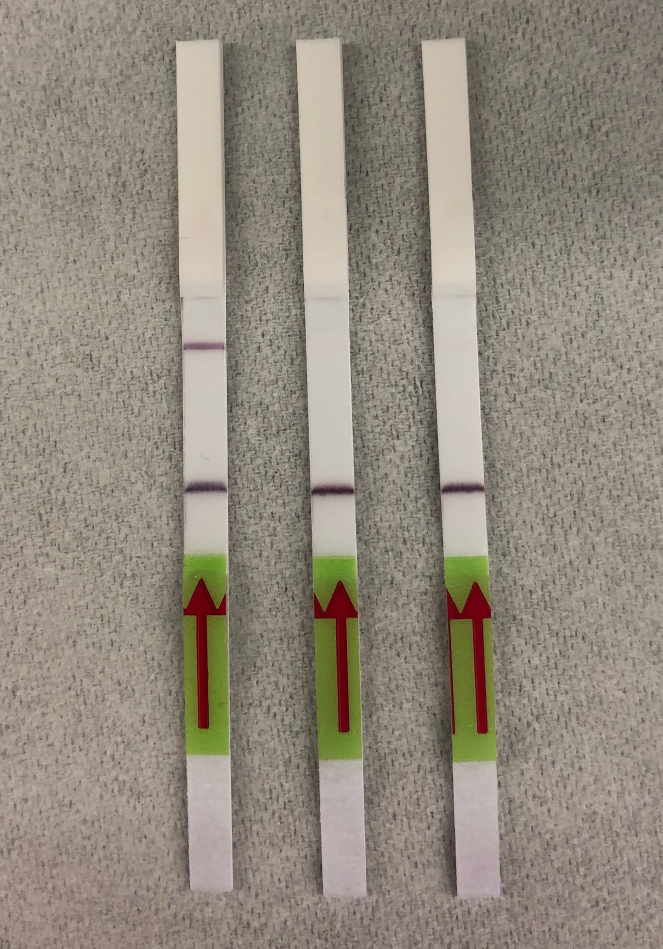
#> input picture notebooks/images/strips6.jpg, 1988 x 2846 px (shown at 1/3 size)
$ jupyter execute 'Strip Detection v1.ipynb'
#> lines starting #> are read from the running program, lines starting #| are printed output that depends on the picture; after the words box and inside, x2 and y2 are one past the last pixel; in counts of white or black regions, pixels touching at a corner belong together
[cell 1]
import cv2
import imutils
import numpy as np
from matplotlib import pyplot as plt

plt.rcParams['figure.figsize'] = [10, 10]

[cell 2]
# image = cv2.imread('shapes_and_colors.png')
# image = cv2.imread('strips5.png')
image = cv2.imread('images/strips6.jpg')
#> image is the input picture: shape (2846, 1988, 3); mean B, G, R 125.8, 138.3, 146.6
# image = cv2.medianBlur(image, 5)
image = cv2.GaussianBlur(image,(5,5),0)
# image = cv2.bilateralFilter(image, 9, 75, 75)

hsv = cv2.cvtColor(image, cv2.COLOR_BGR2HSV)
#> hsv: shape (2846, 1988, 3); mean H, S, V 20.4, 39.3, 147.2
plt.imshow(hsv)

[cell 3]
lower_red = np.array([0,50,50])
upper_red = np.array([10,255,255])
mask1 = cv2.inRange(hsv, lower_red, upper_red)
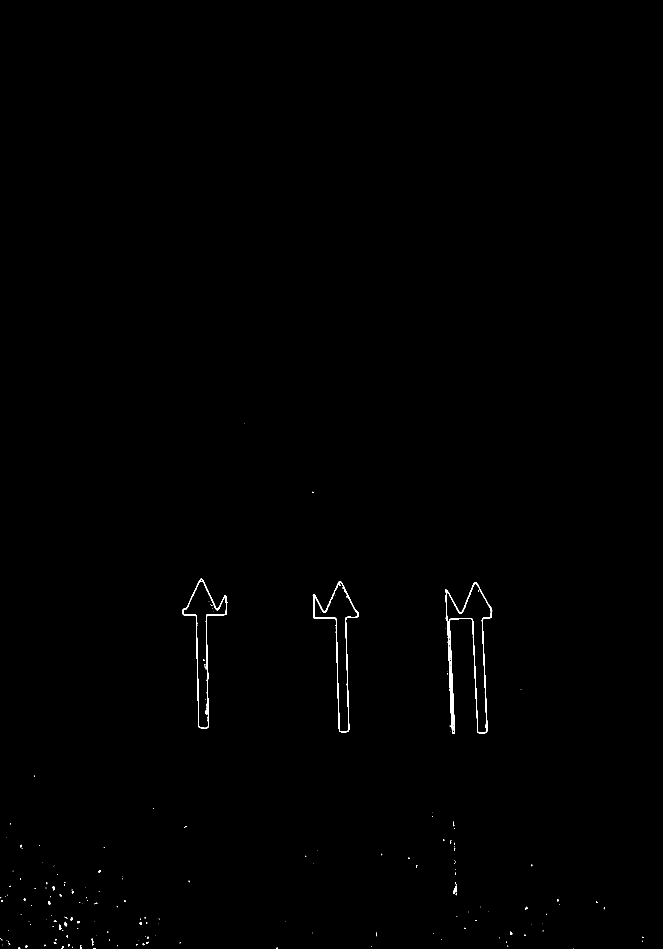
#> mask1: shape (2846, 1988) (shown at 1/3 size); 0.26% white; 193 white regions (161 under 20 px), largest, box (x1, y1, x2, y2) and area: (1335, 1746, 1477, 2202) 6085, (938, 1744, 1076, 2197) 3296, (547, 1736, 682, 2185) 3146

lower_red = np.array([170,50,50])
upper_red = np.array([180,255,255])
mask2 = cv2.inRange(hsv, lower_red, upper_red)
#> mask2: shape (2846, 1988); 0.88% white; 63 white regions (40 under 20 px), largest, box (x1, y1, x2, y2) and area: (1340, 1750, 1473, 2198) 16266, (943, 1748, 1072, 2195) 15748, (551, 1739, 678, 2184) 15276

red_mask = mask1 + mask2
#> red_mask: shape (2846, 1988); 1.1% white; 219 white regions (172 under 20 px), largest, box (x1, y1, x2, y2) and area: (1335, 1746, 1477, 2202) 22669, (938, 1744, 1076, 2197) 19065, (547, 1736, 682, 2185) 18507

lower_green = np.array([20,50,50])
upper_green = np.array([90,255,255])
green_mask = cv2.inRange(hsv, lower_green, upper_green)
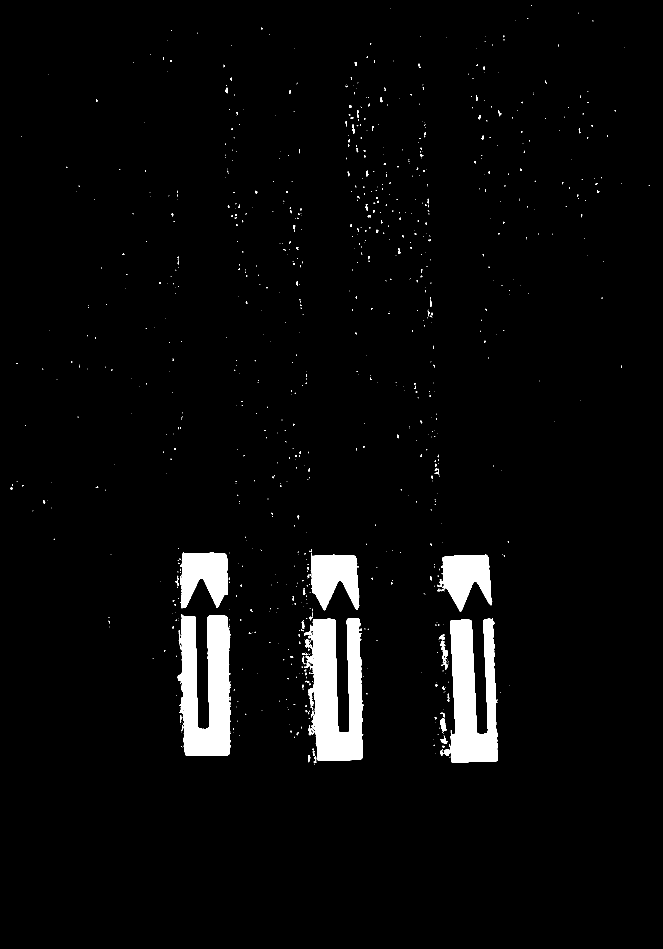
#> green_mask: shape (2846, 1988) (shown at 1/3 size); 3.6% white; 999 white regions (869 under 20 px), largest, box (x1, y1, x2, y2) and area: (912, 1854, 1090, 2283) 49431, (533, 1842, 692, 2267) 47495, (1347, 1854, 1494, 2289) 43260

mask = red_mask + green_mask
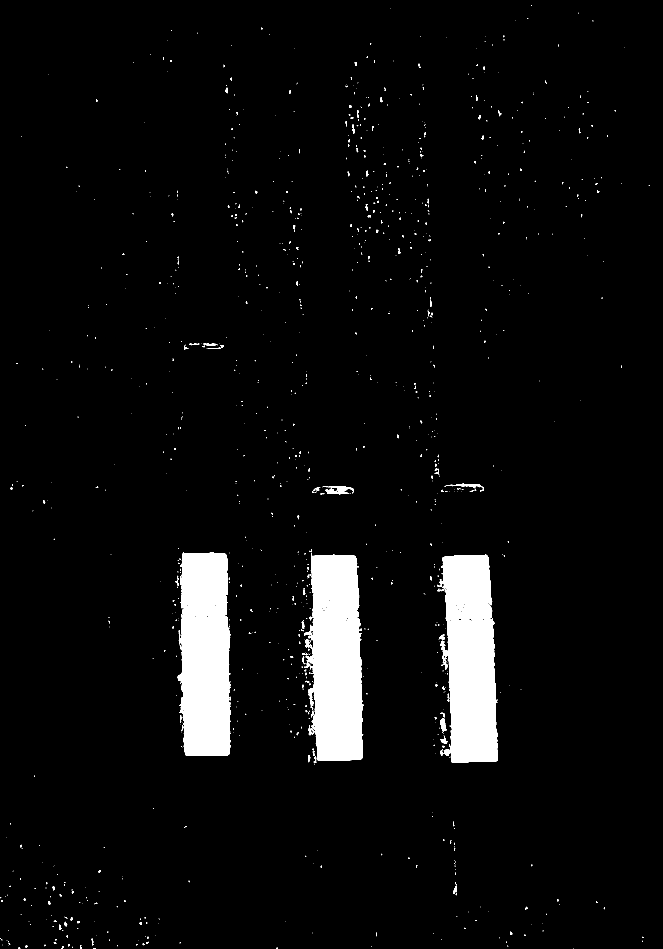
#> mask: shape (2846, 1988) (shown at 1/3 size); 4.7% white; 1212 white regions (1040 under 20 px)

res = cv2.bitwise_and(image, image, mask = mask)
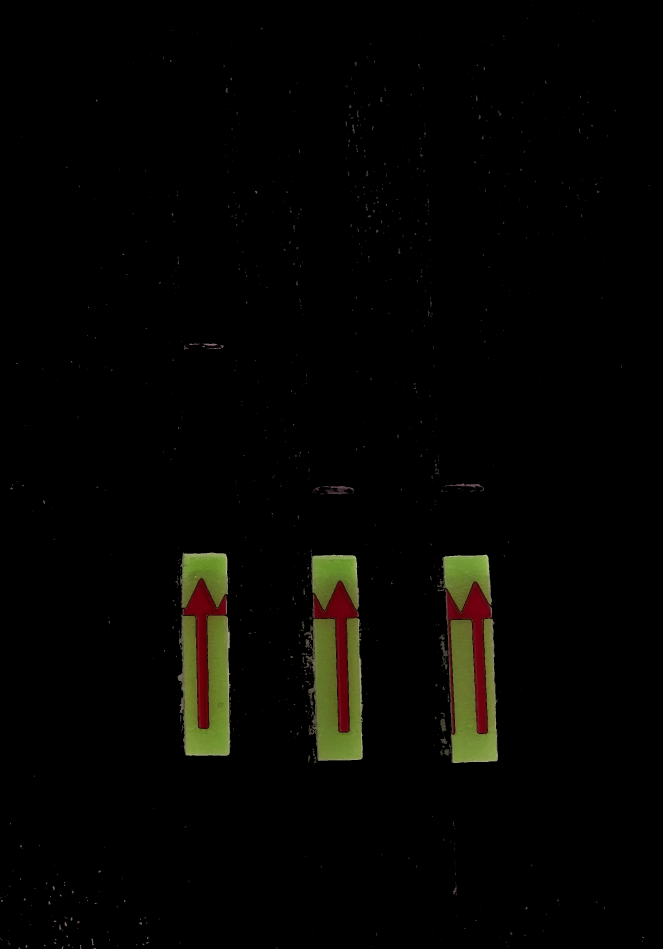
#> res: shape (2846, 1988, 3) (shown at 1/3 size); mean B, G, R 2.2, 4.5, 5

plt.imshow(mask)

# image[np.where((res!=[0, 0, 0]).all(axis=2))] = [150, 150, 150]
# plt.imshow(image)

[cell 4]
# find contours in the thresholded image and initialize the
# shape detector

# Tutorial on contour detection:
# https://opencv-python-tutroals.readthedocs.io/en/latest/py_tutorials/py_imgproc/py_contours/py_contour_features/py_contour_features.html
# And
# "For better accuracy, use binary images. So before finding contours, apply threshold or canny edge detection."
# https://docs.opencv.org/3.3.1/d3/d05/tutorial_py_table_of_contents_contours.html

# resized = imutils.resize(mask, width=300)
# ratio = mask.shape[0] / float(resized.shape[0])

cnts = cv2.findContours(mask.copy(), cv2.RETR_EXTERNAL, cv2.CHAIN_APPROX_SIMPLE)
#> cnts = 1212 contours, 1120 with area under 20; largest, box (x1, y1, x2, y2) and area: (912, 1658, 1090, 2283) 83884, (533, 1657, 692, 2267) 81404, (1347, 1854, 1494, 2289) 42324, (1311, 1664, 1477, 2202) 38399, (977, 1458, 1062, 1483) 1156
cnts = imutils.grab_contours(cnts)
# sd = ShapeDetector()

maxCenterY = 1700

print("Detected",len(cnts),"shapes")
#| Detected 1212 shapes

boxes1 = []
for c in cnts:
    area = cv2.contourArea(c)
    M = cv2.moments(c)
    if area < 10000 or M["m00"] == 0: continue

#     cX = int((M["m10"] / M["m00"]) * ratio)
#     cY = int((M["m01"] / M["m00"]) * ratio)
#     shape = sd.detect(c, 0.1)

    rect = cv2.minAreaRect(c)
    box = cv2.boxPoints(rect)
    box = np.int0(box)


    if maxCenterY < box[1][1] or maxCenterY < box[2][1]: continue

    print("Found suitable box")
    print(box)
    print(area)
    boxes1 += [box]
#> this loop made 1212 passes
#> area on passes 11, 12, 34: 20, 24, 50.5
#| Found suitable box
#| [[1349 2207]
#|  [1303 1671]
#|  [1463 1658]
#|  [1508 2194]]
#| 38399.0
#| Found suitable box
#| [[ 918 2282]
#|  [ 907 1658]
#|  [1080 1655]
#> (further printed lines are left out)
#> after the loop, boxes1 = [[[1349, 2207], [1303, 1671], [1463, 1658], [1508, 2194]], [[918, 2282], [907, 1658], [1080, 1655], [1091, 2279]]]

    # [15 lines of commented-out code are left out]

[cell 5]
# grey = cv2.cvtColor(image, cv2.COLOR_BGR2GRAY)

ret, thresh1 = cv2.threshold(image, 190, 255, cv2.THRESH_BINARY)
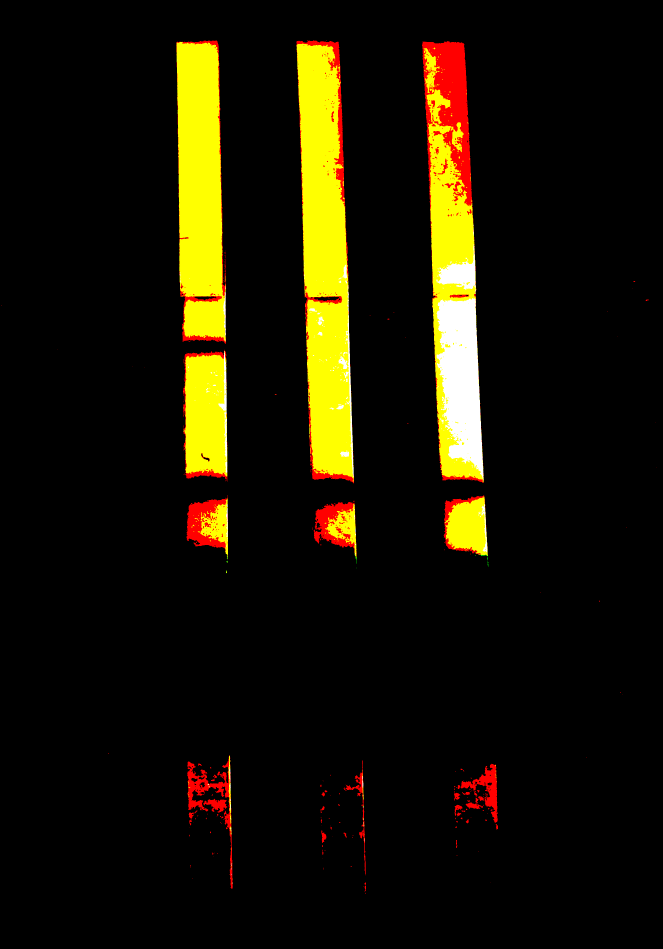
#> thresh1: shape (2846, 1988, 3) (shown at 1/3 size); mean B, G, R 3, 20.9, 25.7
plt.imshow(thresh1, cmap='gray')


# [8 lines of commented-out code are left out]

[cell 6]
gray = cv2.cvtColor(thresh1, cv2.COLOR_BGR2GRAY)
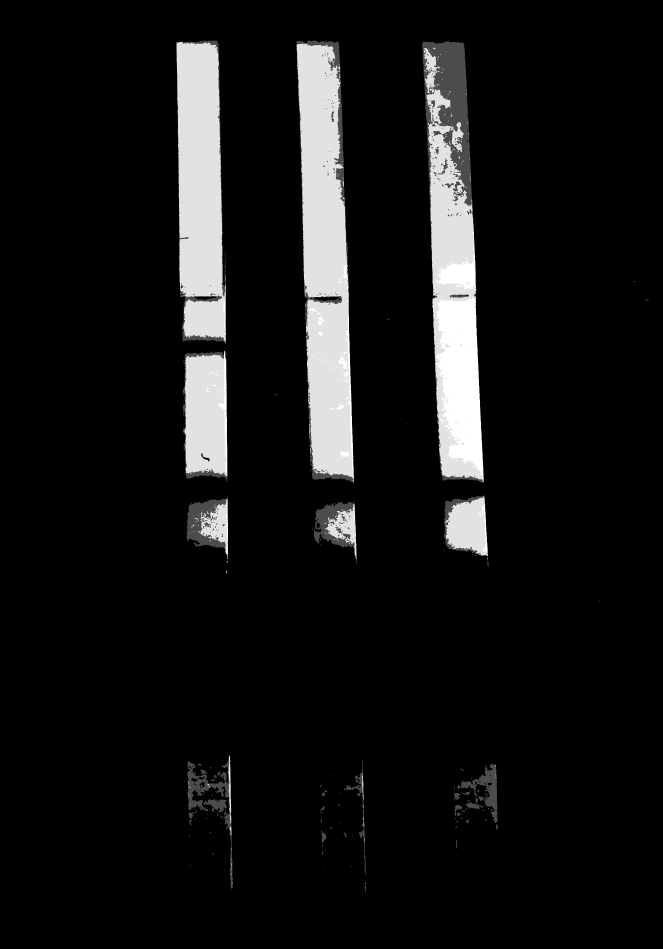
#> gray: shape (2846, 1988) (shown at 1/3 size); min 0, max 255, mean 20.3

maxTopY = 500

cnts = cv2.findContours(gray.copy(), cv2.RETR_EXTERNAL, cv2.CHAIN_APPROX_SIMPLE)
#> cnts = 192 contours, 157 with area under 20; largest, box (x1, y1, x2, y2) and area: (889, 121, 1062, 1451) 167890, (1266, 123, 1452, 1449) 166586, (529, 121, 678, 1032) 114446, (549, 1049, 682, 1445) 46468, (1331, 1486, 1464, 1669) 19352
cnts = imutils.grab_contours(cnts)
#sd = ShapeDetector()

print("Detected",len(cnts),"shapes")
#| Detected 192 shapes

boxes2 = []
for c in cnts:
    area = cv2.contourArea(c)
    M = cv2.moments(c)
    if area < 10000 or M["m00"] == 0: continue

    rect = cv2.minAreaRect(c)
    box = cv2.boxPoints(rect)
    box = np.int0(box)

    if maxTopY < box[1][1] or maxTopY < box[2][1]: continue

#     cX = int((M["m10"] / M["m00"]) * ratio)
#     cY = int((M["m01"] / M["m00"]) * ratio)
#     shape = sd.detect(c, 0.1)

    print("Found suitable box")
    print(box)
    print(area)
    boxes2 += [box]
#> this loop made 192 passes
#> area on passes 3, 22, 27: 33, 34, 45
#> (printed output is left out)
#> after the loop, boxes2 = [[[1316, 1453], [1265, 125], [1399, 119], [1451, 1447]], [[930, 1454], [888, 122], [1022, 117], [1064, 1449]], [[541, 1033], [525, 123], [664, 120], [680, 1030]]]

[cell 7]
for box in boxes1:
    image = cv2.drawContours(image, [box], 0, (255,0,0), 10)
#> this loop made 2 passes
#> box on passes 1 to 2: [[1349, 2207], [1303, 1671], [1463, 1658], [1508, 2194]], [[918, 2282], [907, 1658], [1080, 1655], [1091, 2279]]

for box in boxes2:
    image = cv2.drawContours(image, [box], 0, (0,0,255), 10)
#> this loop made 3 passes
#> box on passes 1 to 3: [[1316, 1453], [1265, 125], [1399, 119], [1451, 1447]], [[930, 1454], [888, 122], [1022, 117], [1064, 1449]], [[541, 1033], [525, 123], [664, 120], [680, 1030]]
#> pass 2, `image = cv2.drawContours(image, [box], 0, (0,0,255), 10)`:
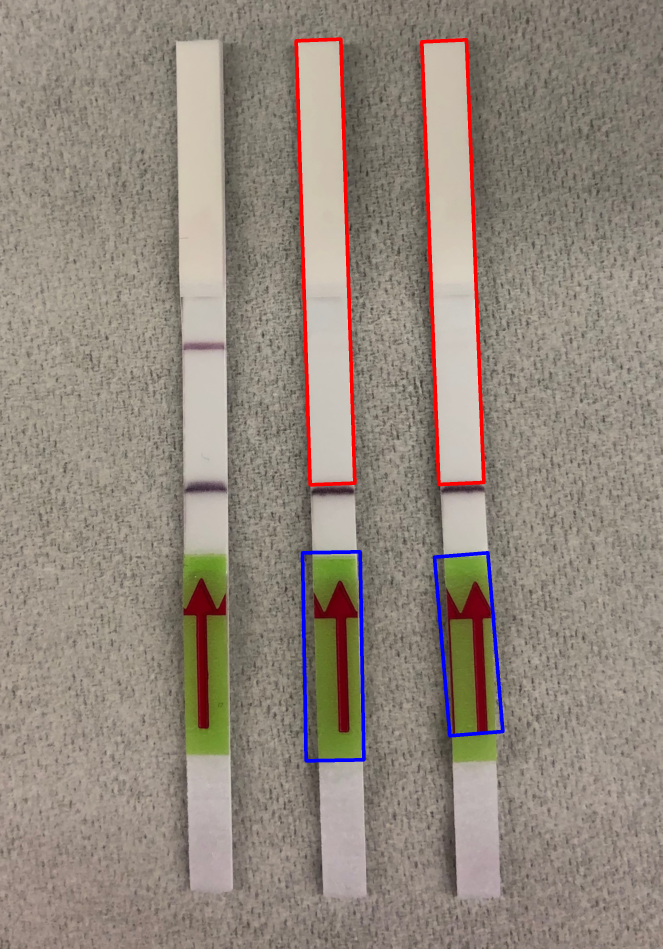
#> image: shape (2846, 1988, 3) (shown at 1/3 size); mean B, G, R 125.2, 136, 147.2

plt.imshow(image)

$ run again, with notebooks/images/strips1.jpg copied over notebooks/images/strips6.jpg
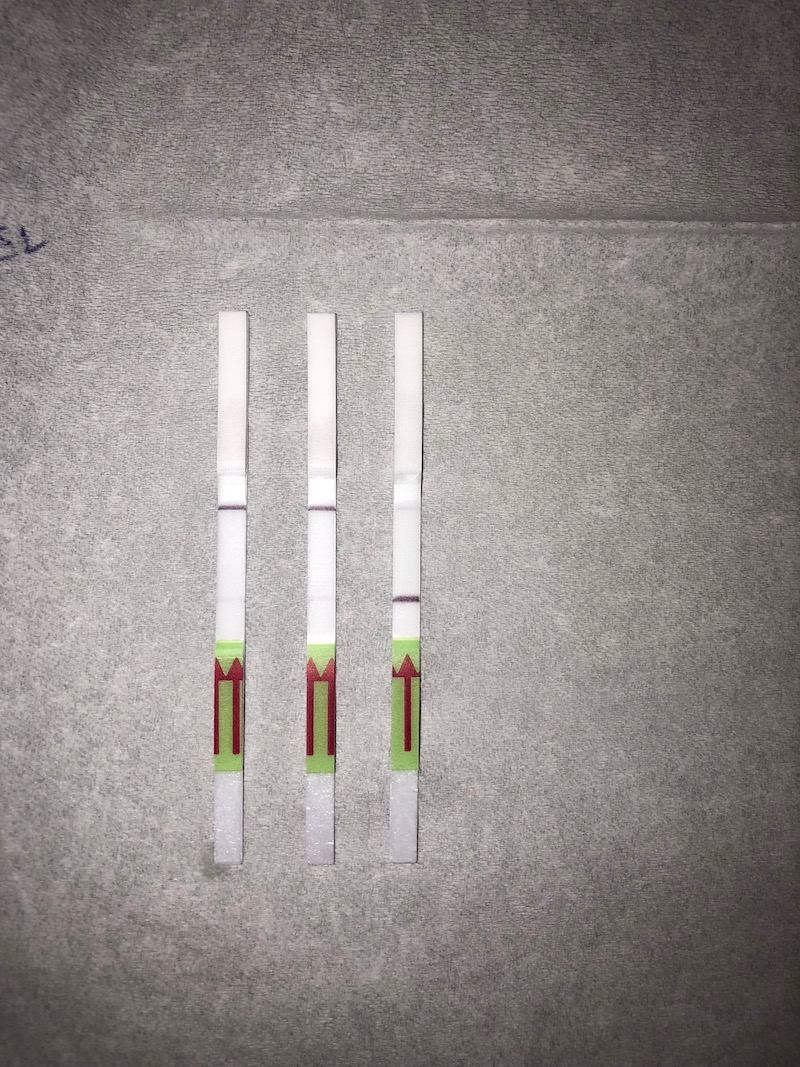
#> input picture notebooks/images/strips1.jpg, 800 x 1067 px
#> image is the input picture: shape (1067, 800, 3); mean B, G, R 137.1, 139.9, 146.2
#> hsv: shape (1067, 800, 3); mean H, S, V 34.6, 18.3, 146.4
#> `mask1 = cv2.inRange(hsv, lower_red, upper_red)`:
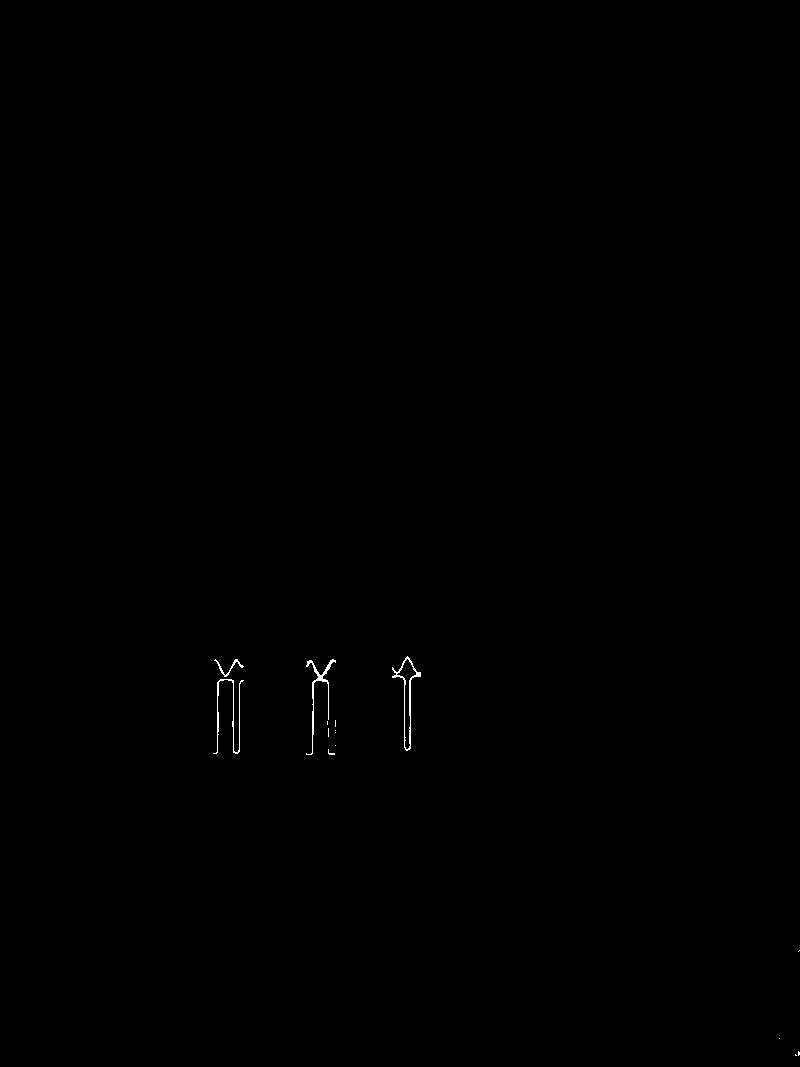
#> mask1: shape (1067, 800); 0.13% white in thin lines or dots, all inside (x1, y1, x2, y2) = (213, 656, 800, 1056)
#> mask2: shape (1067, 800); 0.32% white; 5 white regions (1 under 20 px), largest, box (x1, y1, x2, y2) and area: (213, 661, 245, 753) 990, (323, 662, 336, 753) 670, (306, 663, 318, 754) 595, (397, 659, 416, 749) 478
#> red_mask: shape (1067, 800); 0.46% white; 7 white regions (4 under 20 px), largest, box (x1, y1, x2, y2) and area: (306, 659, 336, 755) 1644, (213, 659, 245, 754) 1391, (392, 656, 421, 751) 848
#> green_mask: shape (1067, 800); 0.79% white; 6 white regions, box (x1, y1, x2, y2) and area: (391, 678, 420, 770) 1932, (213, 681, 243, 772) 1564, (306, 682, 335, 773) 1407, (392, 638, 420, 671) 706, (215, 640, 244, 673) 645, (307, 643, 335, 673) 530
#> mask: shape (1067, 800); 1.3% white; 7 white regions (4 under 20 px)
#> `cnts = cv2.findContours(mask.copy(), cv2.RETR_EXTERNAL, cv2.CHAIN_APPR..`: cnts = 7 contours, 4 with area under 20; largest, box (x1, y1, x2, y2) and area: (306, 643, 336, 773) 3584, (213, 640, 245, 772) 3535, (391, 638, 421, 770) 3488
#| Detected 7 shapes
#> the loop `for c in cnts:` made 7 passes
#> area on passes 5 to 7: 3583.5, 3535, 3488.5
#> after the loop `for c in cnts:`: boxes1 = []
#> `gray = cv2.cvtColor(thresh1, cv2.COLOR_BGR2GRAY)`:
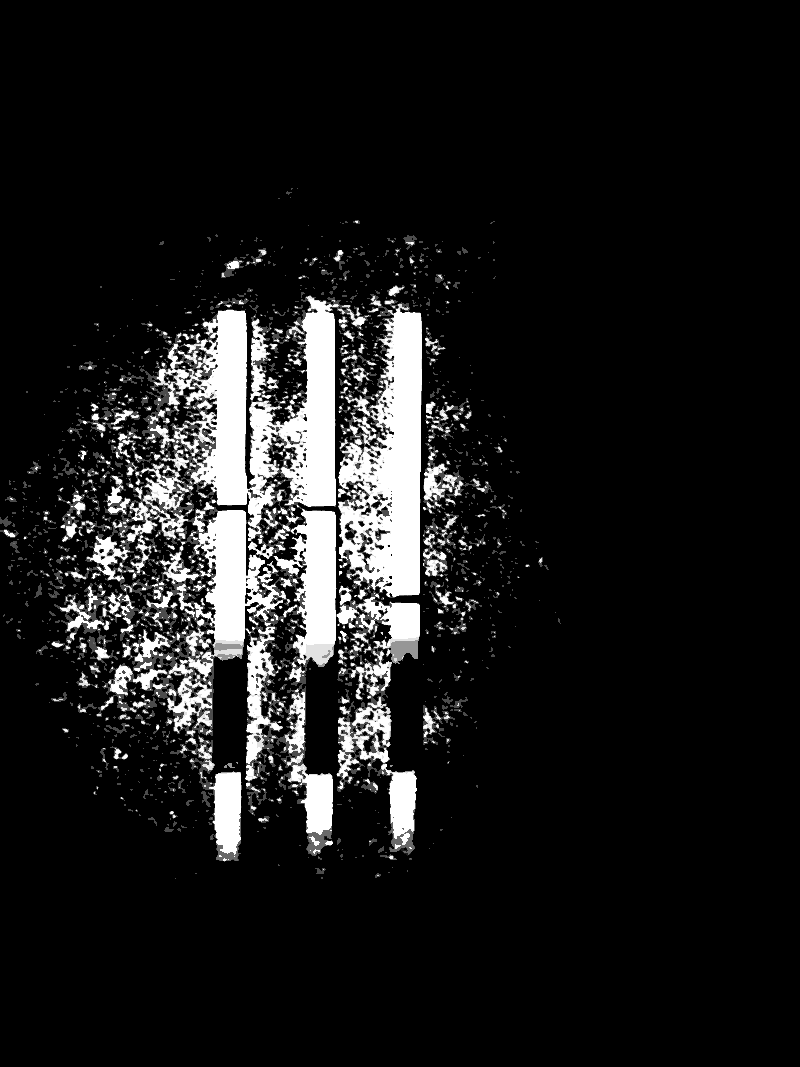
#> gray: shape (1067, 800); min 0, max 255, mean 25.8
#> `cnts = cv2.findContours(gray.copy(), cv2.RETR_EXTERNAL, cv2.CHAIN_APPR..`: cnts = 898 contours, 806 with area under 20; largest, box (x1, y1, x2, y2) and area: (51, 294, 422, 862) 112671, (423, 443, 494, 514) 1453, (423, 512, 459, 577) 1118, (57, 487, 112, 542) 720, (76, 406, 141, 438) 564
#| Detected 898 shapes
#> the loop `for c in cnts:` made 898 passes
#> area on passes 7, 16, 25: 27.5, 31, 20.5
#> after the loop `for c in cnts:`: boxes2 = []
